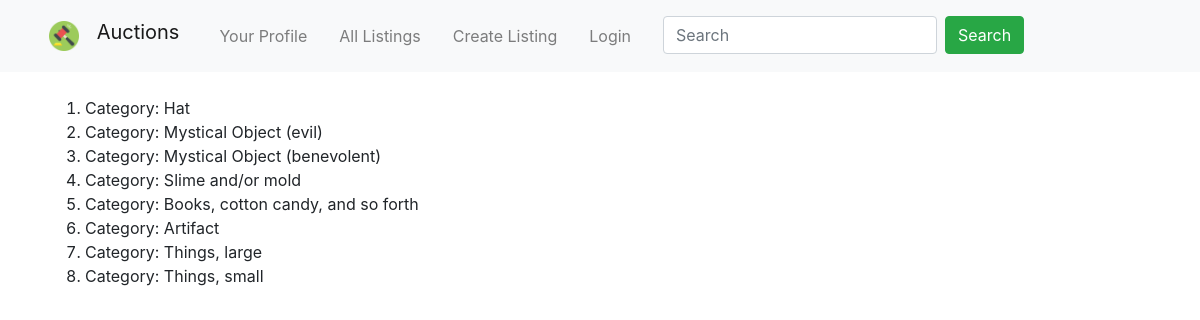
Page /categories/ on the committed database.
### auctions/models.py (models this page shows)
class Category(models.Model):
    content = models.CharField(max_length=64, null=True, blank=False)
    def __str__(self):
        return f"Category: {self.content}"

### auctions/views.py (the view)
# urls.py: path("categories/", views.categories, name="categories"),
def categories(request):
    return render(request, "auctions/categories.html", {
        'categories': Category.objects.all()
    })

### auctions/templates/auctions/categories.html
{% extends 'auctions/layout.html' %}
{% block body %}
    <ol>
    {% for category in categories %}
        <li>{{ category }}</li>
    {% endfor %}
    </ol>
{% endblock %}

### auctions/templates/auctions/layout.html (shortened to what this page needs)
{% load static %}
<!DOCTYPE html>
<html lang="en">
    <head>
        <link rel="stylesheet" href="https://stackpath.bootstrapcdn.com/bootstrap/4.4.1/css/bootstrap.min.css">
        <link href="{% static 'auctions/styles.css' %}" rel="stylesheet">
        <link rel="stylesheet" href="https://maxcdn.bootstrapcdn.com/bootstrap/4.5.2/css/bootstrap.min.css">
        <link rel="stylesheet" href="https://cdn.jsdelivr.net/npm/bootstrap-icons@1.7.1/font/bootstrap-icons.css">
    </head>
    <body>
        <nav class="navbar navbar-expand-md bg-light navbar-light">
            <div class="container">
                <a class="navbar-brand" href="{% url 'index' %}" aria-label="Gavel Logo for the Auctions website">
                    <img src="{% static 'auctions/images/gavel_icon.png' %}" width="30" height="30" class="align-top m-1" alt="Gavel Logo">
                    <span class="p-2">Auctions</span>
                </a>
                <div class="collapse navbar-collapse" id="header-nav" role="navigation">
                    <ul class="navbar-nav">
                        <li class="nav-item p-2">
                            <a href="{% url 'index' %}" class="nav-link">Your Profile</a>
                        </li>
                        <li class="nav-item p-2">
                            <a href="{% url 'all_listings' %}" class="nav-link">All Listings</a>
                        </li>
                        <li class="nav-item p-2">
                            <a href="{% url 'create_listing' %}" class="nav-link">Create Listing</a>
                        </li>
                        <li class="nav-item p-2">
                            {% if user.is_authenticated %}
                                <a href="{% url 'logout' %}" class="nav-link">
                                <span class="d-none d-md-block d-lg-none"><br/></span>
                                Logout
                            </a>
                            {% else %}
                                <a href="{% url 'login' %}" class="nav-link">
                                Login
                            </a>
                            {% endif %}
                        </li>
                        <li class="nav-item p-2">
                            <form class="form-inline" action="search/" method="GET">
                                <input type="text" class="form-control mb-2 mb-lg-0 mx-0 mx-lg-2" placeholder="Search">
                                <button type="submit" class="btn btn-success">Search</button>
                            </form>
                        </li>
                    </ul>
                </div>
            </div>
        </nav>
        <div class="container pt-2 pt-md-4">
            {% block body %}{% endblock %}
        </div>
    </body>
</html>

### rows in the picture
Category: content "Category: Hat"
Category: content "Category: Mystical Object (evil)"
Category: content "Category: Mystical Object (benevolent)"
Category: content "Category: Slime and/or mold"
Category: content "Category: Books, cotton candy, and so forth"
Category: content "Category: Artifact"
Category: content "Category: Things, large"
Category: content "Category: Things, small"
